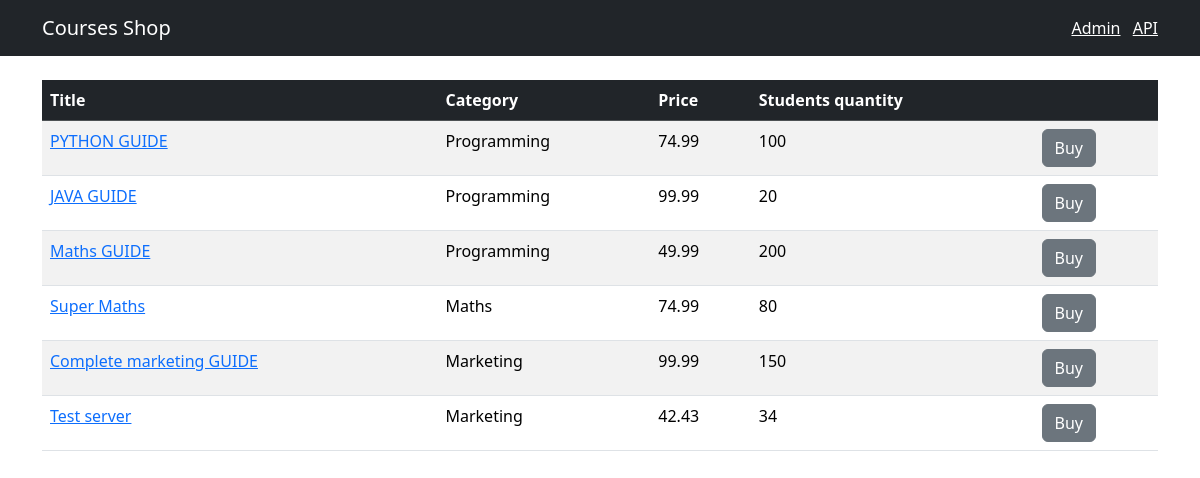
The page / on the database its author committed.
### shop/models.py (models this page shows, shortened)
class Course(models.Model):
    title = models.CharField(max_length=255)
    price = models.FloatField()
    student_qty = models.IntegerField()
    reviews_qty = models.IntegerField()
    category = models.ForeignKey(Category, on_delete=models.CASCADE)
    created_at = models.DateTimeField(default=timezone.now)

class Category(models.Model):
    title = models.CharField(max_length=255)
    created_at = models.DateTimeField(default=timezone.now)
    def __str__(self):
        return self.title

### shop/views.py (the view)
# urls.py: path('', include(api.urls), name='index')
def index(request):
    courses = Course.objects.all()
    return render(request, 'shop/courses.html', {'courses': courses})

### templates/shop/courses.html (shortened to what this page needs)
{% extends 'base.html' %}
{% block content %}
<table class="table mt-4 table-border table-striped table-hover">
    <thead class="table-dark">
        <tr>
            <th>Title</th>
            <th>Category</th>
            <th>Price</th>
            <th>Students quantity</th>
            <th></th>
        </tr>
    </thead>
    <tbody>
        {% for course in courses %}
        <tr>
            <td><a href={% url "shop:single_course" course.id %}>{{course.title}}</a></td>
            <td>{{course.category}}</td>
            <td>{{course.price}}</td>
            <td>{{course.student_qty}}</td>
            <td><button class="btn btn-secondary">Buy</button></td>
        </tr>
        {% endfor %}
    </tbody>
</table>
{% endblock %}

### templates/base.html (shortened to what this page needs)
<!doctype html>
<html lang="en">
<head>
    <link href="https://cdn.jsdelivr.net/npm/bootstrap@5.3.2/dist/css/bootstrap.min.css" rel="stylesheet">
<body>
    <nav class="navbar navbar-dark bg-dark">
        <div class="container">
            <a href={% url "shop:index" %} class="navbar-brand">Courses Shop</a>
            <span class="navbar-text">
                <a href="/admin/" class="me-2" target="_blank">Admin</a>
                <a href="/api/v1/" target="_blank">API</a>
            </span>
        </div>
    </nav>
    <main class="container">
        {% block content %}
        {% endblock %}
    </main>
</body>
</html>

### rows shown on the page
Course: title "PYTHON GUIDE", category "Programming", price "74.99", student_qty "100"
Course: title "JAVA GUIDE", category "Programming", price "99.99", student_qty "20"
Course: title "Maths GUIDE", category "Programming", price "49.99", student_qty "200"
Course: title "Super Maths", category "Maths", price "74.99", student_qty "80"
Course: title "Complete marketing GUIDE", category "Marketing", price "99.99", student_qty "150"
Course: title "Test server", category "Marketing", price "42.43", student_qty "34"
